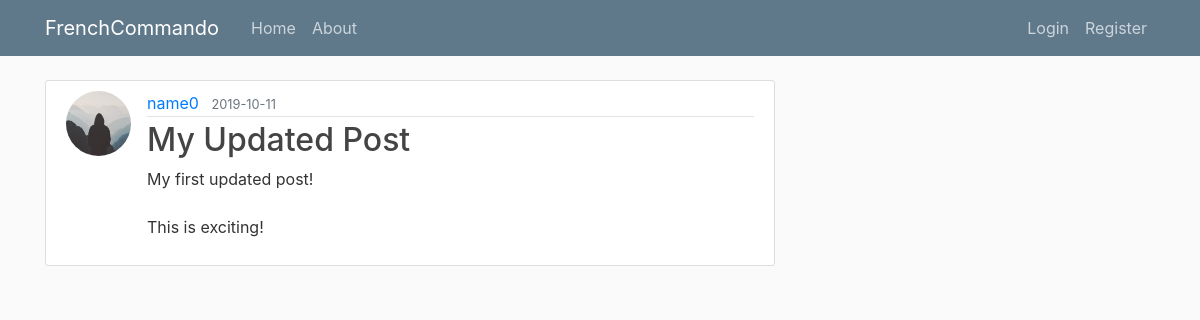
/post/1, run on the app's committed database.
### flaskblog/models.py (models this page shows, shortened)
class User(db.Model, UserMixin):
    id = db.Column(db.Integer, primary_key=True)
    username = db.Column(db.String(20), unique=True, nullable=False)
    email = db.Column(db.String(120), unique=True, nullable=False)
    image_file = db.Column(db.String(20), nullable=False, default='default.jpg')
    password = db.Column(db.String(60), nullable=False)
    posts = db.relationship('Post', backref='author', lazy=True)

class Post(db.Model):
    id = db.Column(db.Integer, primary_key=True)
    title = db.Column(db.String(100), nullable=False)
    date_posted = db.Column(db.DateTime, nullable=False, default=datetime.utcnow)
    content = db.Column(db.Text, nullable=False)
    user_id = db.Column(db.Integer, db.ForeignKey('user.id'), nullable=False)

### flaskblog/posts/routes.py (the view)
@posts.route("/post/<int:post_id>")
def post(post_id):
    post = Post.query.get_or_404(post_id)
    return render_template('post.html', title=post.title, post=post)

### flaskblog/templates/post.html (shortened to what this page needs)
{% extends "layout.html" %}
{% block content %}
  <article class="media content-section">
    <img class="rounded-circle article-img" src="{{ url_for('static', filename='profile_pics/' + post.author.image_file) }}" alt="">
    <div class="media-body">
      <div class="article-metadata">
        <a class="mr-2" href="{{ url_for('users.user_posts', username=post.author.username) }}">{{ post.author.username }}</a>
        <small class="text-muted">{{ post.date_posted.strftime('%Y-%m-%d') }}</small>
      </div>
      <h2><a class="article-title" href="{{ url_for('posts.post', post_id=post.id) }}">{{ post.title }}</a></h2>
      <p class="article-content">{{ post.content }}</p>
    </div>
  </article>
{% endblock content %}

### flaskblog/static/main.css (style rules this page uses)
body { background: #fafafa; color: #333333; margin-top: 5rem; }
h1, h2, h3, h4, h5, h6 { color: #444444; }
.content-section { background: #ffffff; padding: 10px 20px; border: 1px solid #dddddd; border-radius: 3px; margin-bottom: 20px; }
.article-title { color: #444444; }
.article-content { white-space: pre-line; }
.article-img { height: 65px; width: 65px; margin-right: 16px; }
.article-metadata { padding-bottom: 1px; margin-bottom: 4px; border-bottom: 1px solid #e3e3e3 }

### data on the page
User: image_file (placeholder picture), author.username "name0"
Post: date_posted "2019-10-11", title "My Updated Post", content "My first updated post! This is exciting!"
